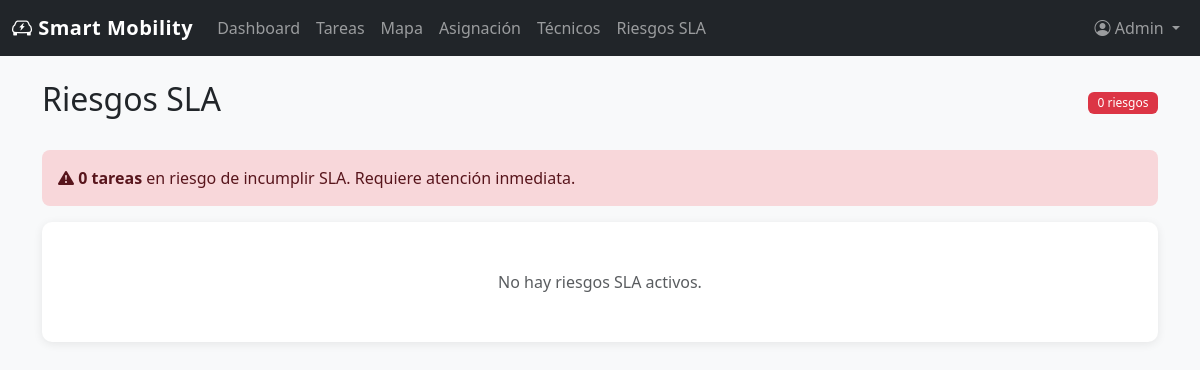
Page /riesgos (signed in) on the earlier database version.
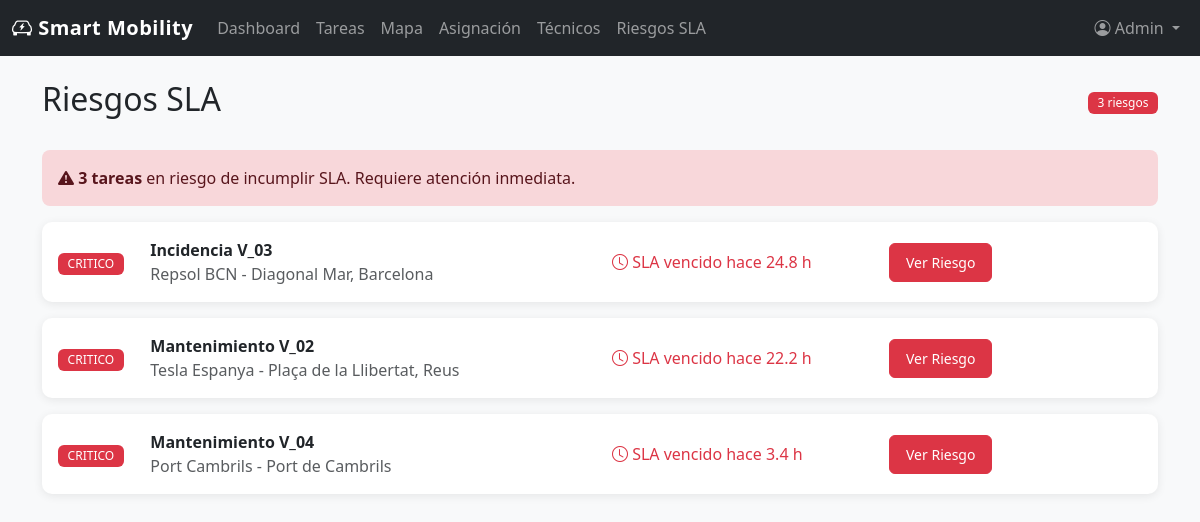
Same page on the later database version.
### src/models/user.py (models this page shows, shortened)
class User(db.Model, UserMixin):
    id = db.Column(db.Integer, primary_key=True)
    email = db.Column(db.String(120), unique=True, nullable=False)
    username = db.Column(db.String(80), unique=True, nullable=False)
    password = db.Column(db.String(200), nullable=False)
    role = db.Column(db.String(20), default='operador')
    nombre = db.Column(db.String(100))
    apellido = db.Column(db.String(100))
    zona = db.Column(db.String(50))
    activo = db.Column(db.Boolean, default=True)
    created_at = db.Column(db.DateTime, default=datetime.utcnow)

### src/models/operations.py (models this page shows)
class Visit(db.Model):
    __tablename__ = "visits"
    id = db.Column(db.String(40), primary_key=True)
    technician_id = db.Column(db.String(20), db.ForeignKey("technicians.id"))
    incidence_id = db.Column(db.String(40), db.ForeignKey("incidences.id"), nullable=False)
    status = db.Column(db.String(40), nullable=False)
    visit_type = db.Column(db.String(40), nullable=False)
    address = db.Column(db.String(255), nullable=False)
    latitude = db.Column(db.Float)
    longitude = db.Column(db.Float)
    planned_date = db.Column(db.DateTime)
    technician = db.relationship("Technician", back_populates="visits", lazy="select")
    incidence = db.relationship("Incidence", back_populates="visits", lazy="select")
    reports = db.relationship("Report", back_populates="visit", lazy="select")

class Contract(db.Model):
    __tablename__ = "contracts"
    id = db.Column(db.String(40), primary_key=True)
    client_id = db.Column(db.String(120), nullable=False)
    charger_id = db.Column(db.String(40), nullable=False, index=True)
    contract_type = db.Column(db.String(120), nullable=False)
    address = db.Column(db.String(255), nullable=False)
    latitude = db.Column(db.Float)
    longitude = db.Column(db.Float)
    status = db.Column(db.String(40), nullable=False)

### src/routes/riesgos.py (the view)
@riesgos.route('/riesgos')
@login_required
def lista_riesgos():
    risks = list_risk_cards()
    return render_template('riesgos/lista.html', title='Riesgos SLA', risks=risks)

### src/__init__.py (called while the page is built)
@login_manager.user_loader
def load_user(user_id):
    from src.models.user import User
    return User.query.get(int(user_id))

### src/data_store.py (called while the page is built)
def _serialize_risk(visit, contracts, elapsed_hours, remaining_hours, severity):
    task = _serialize_task(visit, contracts)
    severity_label = "CRITICO" if severity == "critical" else "ADVERTENCIA"
    severity_badge = "danger" if severity == "critical" else "warning"
    severity_weight = 0 if severity == "critical" else 1
    return {
        "task": task,
        "severity": severity,
        "severity_label": severity_label,
        "severity_badge": severity_badge,
        "severity_weight": severity_weight,
        "remaining_hours": remaining_hours,
        "elapsed_label": _format_duration_hours(elapsed_hours),
        "response_sla_label": f"{RISK_RESPONSE_SLA_HOURS.get(visit.incidence.priority, 8)}h",
        "remaining_label": _remaining_label(remaining_hours),
    }

def _map_status(visit):
    if visit.status == "completada":
        return "resuelta"
    if visit.technician_id:
        return "asignada"
    return "por_asignar"

def _format_datetime(value):
    if not value:
        return "-"
    return value.strftime("%d/%m/%Y %H:%M")

def _format_duration_hours(value):
    hours = max(value, 0)
    if hours < 1:
        return f"{int(hours * 60)} min"
    if abs(hours - round(hours)) < 0.05:
        return f"{int(round(hours))} h"
    return f"{hours:.1f} h"

def _remaining_label(remaining_hours):
    if remaining_hours <= 0:
        return f"SLA vencido hace {_format_duration_hours(abs(remaining_hours))}"
    return f"Quedan {_format_duration_hours(remaining_hours)}"

### src/templates/riesgos/lista.html
{% extends "base.html" %}
{% block content %}
<div class="container mt-4">
    <div class="d-flex justify-content-between align-items-center mb-4">
        <h2>Riesgos SLA</h2>
        <span class="badge bg-danger">{{ risks|length }} riesgos</span>
    </div>
    <div class="alert alert-danger" role="alert">
        <i class="bi bi-exclamation-triangle-fill"></i>
        <strong>{{ risks|length }} tareas</strong> en riesgo de incumplir SLA. Requiere atención inmediata.
    </div>
    {% for risk in risks %}
    <div class="card mb-3">
        <div class="card-body">
            <div class="row align-items-center">
                <div class="col-md-1">
                    <span class="badge bg-{{ risk.severity_badge }}">{{ risk.severity_label }}</span>
                </div>
                <div class="col-md-5">
                    <strong>{{ risk.task.type_label }} {{ risk.task.id }}</strong>
                    <p class="mb-0 text-muted">{{ risk.task.client }} - {{ risk.task.address }}</p>
                </div>
                <div class="col-md-3">
                    <span class="text-{{ risk.severity_badge }}"><i class="bi bi-clock"></i> {{ risk.remaining_label }}</span>
                </div>
                <div class="col-md-3">
                    <a href="{{ url_for('riesgos.detalle_riesgo', riesgo_id=risk.task.id) }}" class="btn btn-sm btn-{{ risk.severity_badge }}">Ver Riesgo</a>
                </div>
            </div>
        </div>
    </div>
    {% else %}
    <div class="card">
        <div class="card-body text-center text-muted py-5">No hay riesgos SLA activos.</div>
    </div>
    {% endfor %}
</div>
{% endblock %}

### src/templates/base.html (shortened to what this page needs)
<!DOCTYPE html>
<html lang="es">
<head>
    <link href="https://cdn.jsdelivr.net/npm/bootstrap@5.3.0/dist/css/bootstrap.min.css" rel="stylesheet">
    <link rel="stylesheet" href="https://cdn.jsdelivr.net/npm/bootstrap-icons@1.11.0/font/bootstrap-icons.css">
    <link rel="stylesheet" href="{{ url_for('static', filename='css/style.css') }}">
</head>
<body>
    {% if current_user.is_authenticated %}
    <nav class="navbar navbar-expand-lg navbar-dark bg-dark">
        <div class="container-fluid">
            <a class="navbar-brand" href="{{ url_for('main.dashboard') }}">
                <i class="bi bi-ev-front"></i> Smart Mobility
            </a>
            <div class="collapse navbar-collapse" id="navbarNav">
                <ul class="navbar-nav me-auto">
                    <li class="nav-item">
                        <a class="nav-link" href="{{ url_for('main.dashboard') }}">Dashboard</a>
                    </li>
                    <li class="nav-item">
                        <a class="nav-link" href="{{ url_for('tareas.lista_tareas') }}">Tareas</a>
                    </li>
                    <li class="nav-item">
                        <a class="nav-link" href="{{ url_for('mapa.vista_mapa') }}">Mapa</a>
                    </li>
                    <li class="nav-item">
                        <a class="nav-link" href="{{ url_for('asignacion.vista_asignacion') }}">Asignación</a>
                    </li>
                    <li class="nav-item">
                        <a class="nav-link" href="{{ url_for('tecnicos.lista_tecnicos') }}">Técnicos</a>
                    </li>
                    <li class="nav-item">
                        <a class="nav-link" href="{{ url_for('riesgos.lista_riesgos') }}">Riesgos SLA</a>
                    </li>
                </ul>
                <ul class="navbar-nav">
                    <li class="nav-item dropdown">
                        <a class="nav-link dropdown-toggle" href="#" role="button" data-bs-toggle="dropdown">
                            <i class="bi bi-person-circle"></i> {{ current_user.nombre }}
                        </a>
                    </li>
                </ul>
            </div>
        </div>
    </nav>
    {% endif %}
    <main class="content">
        {% block content %}{% endblock %}
    </main>
</body>
</html>

### src/static/css/style.css (style rules this page uses)
:root { --primary-color: #2c3e50; --secondary-color: #3498db; --accent-color: #e74c3c; --success-color: #27ae60; --warning-color: #f39c12; --bg-light: #f8f9fa; }
body { font-family: 'Segoe UI', Tahoma, Geneva, Verdana, sans-serif; background-color: var(--bg-light); }
.navbar-brand { font-weight: 700; letter-spacing: 0.5px; }
.card { border: none; border-radius: 10px; box-shadow: 0 2px 10px rgba(0, 0, 0, 0.08); transition: transform 0.2s, box-shadow 0.2s; }
.btn { border-radius: 6px; font-weight: 500; padding: 0.5rem 1rem; }
.badge { padding: 0.4em 0.8em; font-weight: 500; }
.content { min-height: calc(100vh - 56px); padding-bottom: 2rem; }
.alert { border-radius: 8px; border: none; }

Differences in the rows shown:
added Visit: task.id "V_03", task.address "Diagonal Mar, Barcelona"
added Contract: task.client "Repsol BCN"
added Visit: task.id "V_02", task.address "Plaça de la Llibertat, Reus"
added Contract: task.client "Tesla Espanya"
added Visit: task.id "V_04", task.address "Port de Cambrils"
added Contract: task.client "Port Cambrils"
Other differences:
{{ risks|length }}: "0" → "3"
new list line: "CRITICO Incidencia - SLA vencido hace 24.8 h Ver Riesgo"
new list line: "CRITICO Mantenimiento - SLA vencido hace 22.2 h Ver Riesgo"
new list line: "CRITICO Mantenimiento - SLA vencido hace 3.4 h Ver Riesgo"
text no longer shown: "No hay riesgos SLA activos."
